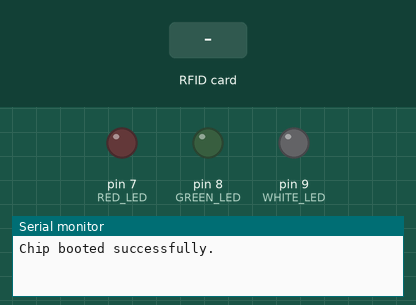
Bench run of a sketch on a simulated Arduino Uno, built with avr-gcc and run on an emulated ATmega328P. On the bench: output pins drawn as LEDs (lit = HIGH), the last lines printed to the serial monitor. Inputs (shaded band) come from the test bench.

Above: at 3.2 s.
3.3 s: RFID card 5E 7A 19 C4 held to the reader
At 3.7 s:
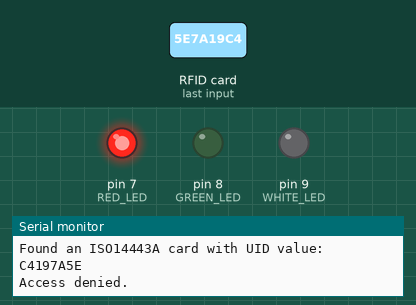
Timing chart, 0 to 6.3 s (numbered marks = the images above; inputs shaded):
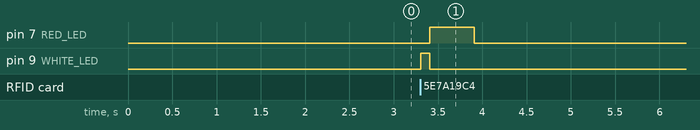

The sketch:

CTF-RFID.ino
```cpp
/**
* Code from example 1 -- RFID Card Reader (target of the attack).
*/
#include <SPI.h>
#include <PN532_SPI.h>
#include <PN532.h>

#include "asm.h"

// define LED pins
#define RED_LED 7
#define GREEN_LED 8
#define WHITE_LED 9

// define the SS pin for the NFC module (uses the SPI bus)
#define SS_PIN 10
// timeout for reading cards (when timer runs out, attempt to read RFID card returns false)
#define RFID_TIMEOUT 5000

// hardcoded bytes of the 'correct' card UID, which has access granted
#define CORRECT_UID_LENGTH 4
#define CORRECT_UID_BYTE_0 0xA3
#define CORRECT_UID_BYTE_1 0xD1
#define CORRECT_UID_BYTE_2 0x8B
#define CORRECT_UID_BYTE_3 0x34

// NFC module object
PN532_SPI pn532spi(SPI, SS_PIN);
PN532 nfc(pn532spi);

// this function decides whether to grant access -- target function of the attack
bool checkAccess(uint8_t* uid, uint8_t uidLength) {
    // store the UID value into registers to use in Assembly code
    register uint8_t localUidLenght = uidLength;
    register uint8_t uidByte0 = uid[0];
    register uint8_t uidByte1 = uid[1];
    register uint8_t uidByte2 = uid[2];
    register uint8_t uidByte3 = uid[3];
    register uint8_t result;

    // vulnerable part in Assembly code
    asmCheckAccess(result,
        localUidLenght, uidByte0, uidByte1, uidByte2, uidByte3,
        CORRECT_UID_LENGTH, CORRECT_UID_BYTE_0, CORRECT_UID_BYTE_1, CORRECT_UID_BYTE_2, CORRECT_UID_BYTE_3
    );

    return result;
}

// flashes the LED once
void flashLED(uint8_t led) {
    digitalWrite(led, HIGH);
    delay(500);
    digitalWrite(led, LOW);
}

// the setup function runs once
void setup() {
    // initialize Serial communication
    Serial.begin(19200);

    // set LED pins to output mode
    pinMode(RED_LED, OUTPUT);
    pinMode(GREEN_LED, OUTPUT);
    pinMode(WHITE_LED, OUTPUT);

    // turn off LEDs
    digitalWrite(RED_LED, LOW);
    digitalWrite(GREEN_LED, LOW);
    digitalWrite(WHITE_LED, LOW);

    // initialize NFC module
    nfc.begin();
    uint32_t data = nfc.getFirmwareVersion();
    if (!data) {
        Serial.println("Communication with PN532 board failed.");
    }
    nfc.SAMConfig();
    delay(2000);

    Serial.println("Chip booted successfully.");
}

// the loop function executes in an infinite loop
void loop() {
    // read the RFID card
    uint8_t uid[] = { 0, 0, 0, 0, 0, 0, 0 };
    uint8_t uidLength;
    uint8_t success = nfc.readPassiveTargetID(PN532_MIFARE_ISO14443A, uid, &uidLength, RFID_TIMEOUT);

    // if a card was successfully read, check access
    if (success) {
        Serial.print("\nFound an ISO14443A card with UID value: ");
        for (int8_t i=uidLength-1; i >= 0; --i) Serial.print(uid[i], HEX);
        Serial.println();

        // turn on white LED to indicate a card has been read (we can use this as a signal to synchronize the attack)
        digitalWrite(WHITE_LED, HIGH);

        // call the target function
        bool access = checkAccess(uid, uidLength);
        delay(100);
        digitalWrite(WHITE_LED, LOW);

        // access verdic
        if (access) {
            Serial.println("Access granted.\n");
            flashLED(GREEN_LED);
        }
        else {
            Serial.println("Access denied.");
            flashLED(RED_LED);
        }
    }

    // if nothing was read, delay and wait for a card to be read
    else Serial.println("Waiting for an ISO14443A Card...");
    delay(500);
}
```

asm.h
```cpp
/**
* Macros for C Inline Assembly
*/

// set logic 1 on on port using SBI instruction
#define setPortOn(port, bit) \
__asm__ volatile ( \
    "sbi %0, %1"    "\n\t" \
    : /* No Outputs */ \
    : "I" (port), "i" (bit) \
    : /* No Clobbers */ \
)

// set logic 0 on on port using SBI instruction
#define setPortOff(port, bit) \
__asm__ volatile ( \
    "cbi %0, %1"    "\n\t" \
    : /* No Outputs */ \
    : "I" (port), "i" (bit) \
    : /* No Clobbers */ \
)

// vulnerable part in Assembly -- the decision whether to grant access is made here
#define asmCheckAccess(result, \
    uidLength, uidByte0, uidByte1, uidByte2, uidByte3, \
    correctUidLength, correctUidByte0, correctUidByte1, correctUidByte2, correctUidByte3) \
__asm__ volatile ( \
    "clr %0"            "\n\t" \
    "eor r0, r0"        "\n\t" \
    "cpi %1, %2"        "\n\t" \
    "breq skip_1"       "\n\t" \
    "inc r0"            "\n\t" \
    "skip_1:"           "\n\t" \
    "cpi %3, %4"        "\n\t" \
    "breq skip_2"       "\n\t" \
    "inc r0"            "\n\t" \
    "skip_2:"           "\n\t" \
    "cpi %5, %6"        "\n\t" \
    "breq skip_3"       "\n\t" \
    "inc r0"            "\n\t" \
    "skip_3:"           "\n\t" \
    "cpi %7, %8"        "\n\t" \
    "breq skip_4"       "\n\t" \
    "inc r0"            "\n\t" \
    "skip_4:"           "\n\t" \
    "cpi %9, %10"       "\n\t" \
    "breq skip_5"       "\n\t" \
    "inc r0"            "\n\t" \
    "skip_5:"           "\n\t" \
    "tst r0"            "\n\t" \
    "brne fail"         "\n\t" \
    "ldi %0, 0x01"      "\n\t" \
    "fail:"             "\n\t" \
    "nop"               "\n\t" \
    : "+d" (result) \
    : "d" (uidLength), "M" (correctUidLength), \
        "d" (uidByte0), "M" (correctUidByte0), \
        "d" (uidByte1), "M" (correctUidByte1), \
        "d" (uidByte2), "M" (correctUidByte2), \
        "d" (uidByte3), "M" (correctUidByte3) \
    : "r0" \
)
```

Measured:
- after the input at 3.3 s, pin 7 (RED_LED): LOW → HIGH after 0.11 s, → LOW 0.50 s later; pin 9 (WHITE_LED): LOW → HIGH at once, → LOW 0.10 s later
